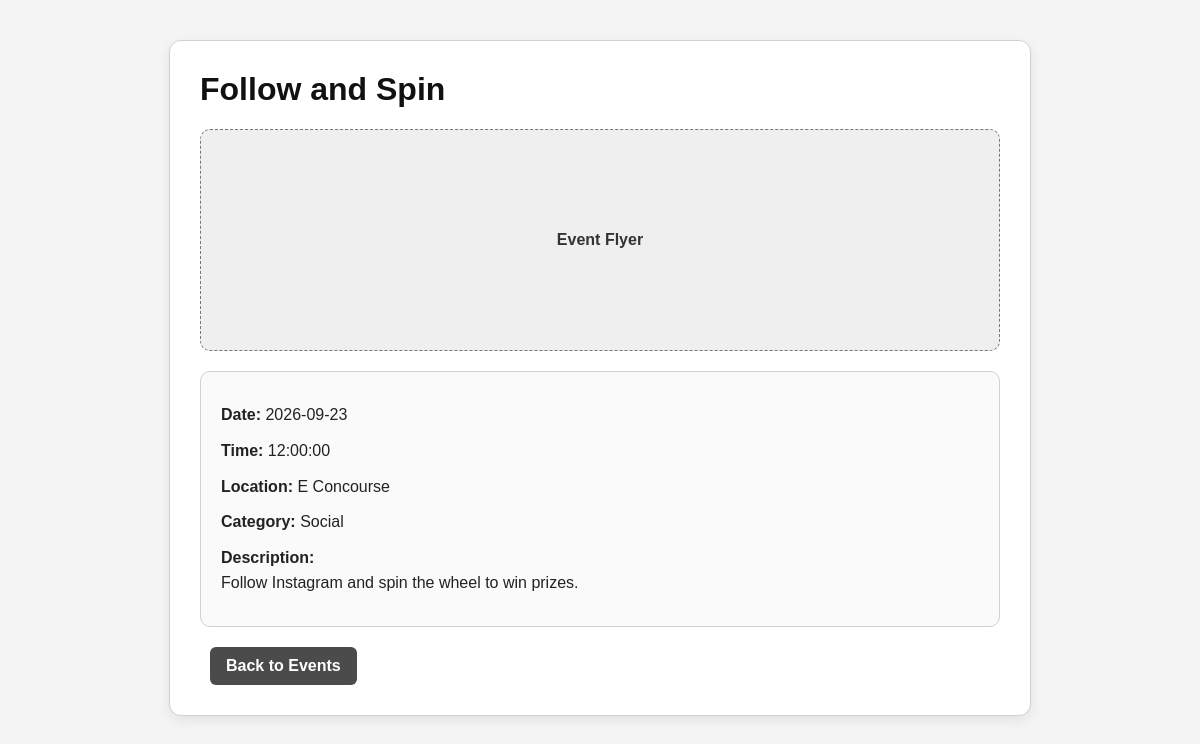
Page /event_details.php?event_id=1 on the committed database.
### tables this page shows
CREATE TABLE `events` (
  `event_id` int(11) NOT NULL,
  `title` varchar(150) NOT NULL,
  `description` text NOT NULL,
  `event_date` date NOT NULL,
  `event_time` time NOT NULL,
  `location` varchar(150) NOT NULL,
  `category_id` int(11) DEFAULT NULL,
  `flyer_image_name` varchar(250) DEFAULT NULL
);

CREATE TABLE `categories` (
  `category_id` int(11) NOT NULL,
  `category_name` varchar(100) NOT NULL
);

### event_details.php (the view, shortened to what this page needs)
<?php
require_once 'db.php';
$event = null;
if (isset($_GET['event_id'])) {
    $eventId = (int) $_GET['event_id'];
    if ($eventId > 0) {
        $sql = "SELECT e.*, c.category_name
                FROM events e
                LEFT JOIN categories c ON e.category_id = c.category_id
                WHERE e.event_id = $eventId";
        $result = $conn->query($sql);
        if ($result && $result->num_rows > 0) {
            $event = $result->fetch_assoc();
        }
    }
}
?>
<!DOCTYPE html>
<html>
<head>
</head>
<body>
    <div class="container">
        <?php if ($event) : ?>
            <h1><?php echo htmlspecialchars($event['title']); ?></h1>
            <div class="image-box">
                <?php if (!empty($event['flyer_image_name'])) : ?>
                    <img src="images/<?php echo htmlspecialchars($event['flyer_image_name']); ?>" alt="Event image">
                <?php else : ?>
                    <span>Event Flyer</span>
                <?php endif; ?>
            </div>
            <div class="details-box">
                <p><strong>Date:</strong> <?php echo htmlspecialchars($event['event_date']); ?></p>
                <p><strong>Time:</strong> <?php echo htmlspecialchars($event['event_time']); ?></p>
                <p><strong>Location:</strong> <?php echo htmlspecialchars($event['location']); ?></p>
                <p><strong>Category:</strong> <?php echo htmlspecialchars($event['category_name'] ?? 'General'); ?></p>
                <p><strong>Description:</strong><br>
                    <?php echo nl2br(htmlspecialchars($event['description'])); ?></p>
            </div>
            <a class="button secondary" href="student_functions.php?view=events">Back to Events</a>
        <?php endif; ?>
    </div>
</body>
</html>

### event_details.php (style rules this page uses)
body { font-family: Arial, sans-serif; background: #f4f4f4; margin: 40px; color: #111111; }
.container { max-width: 800px; margin: 0 auto; background: white; padding: 30px; border-radius: 12px; box-shadow: 0 4px 12px rgba(0,0,0,0.08); border: 1px solid #d1d1d1; }
h1 { margin-top: 0; color: #111111; }
.image-box { margin: 20px 0; background: #efefef; border: 1px dashed #777777; border-radius: 10px; min-height: 220px; display: flex; align-items: center; justify-content: center; text-align: center; overflow: hidden; }
.image-box span { display: block; padding: 20px; color: #333333; font-weight: bold; }
.details-box { background: #fafafa; border: 1px solid #d1d1d1; border-radius: 10px; padding: 20px; }
.details-box p { margin: 10px 0; line-height: 1.6; color: #222222; }
.button { display: inline-block; margin-top: 20px; background: #111111; color: white; padding: 10px 16px; border-radius: 6px; text-decoration: none; font-weight: bold; }
.button.secondary { background: #4b4b4b; margin-left: 10px; }

### rows in the picture
events: title "Follow and Spin", event_date "2026-09-23", event_time "12:00:00", location "E Concourse", category.category_name "Social", description "Follow Instagram and spin the wheel to win prizes."
